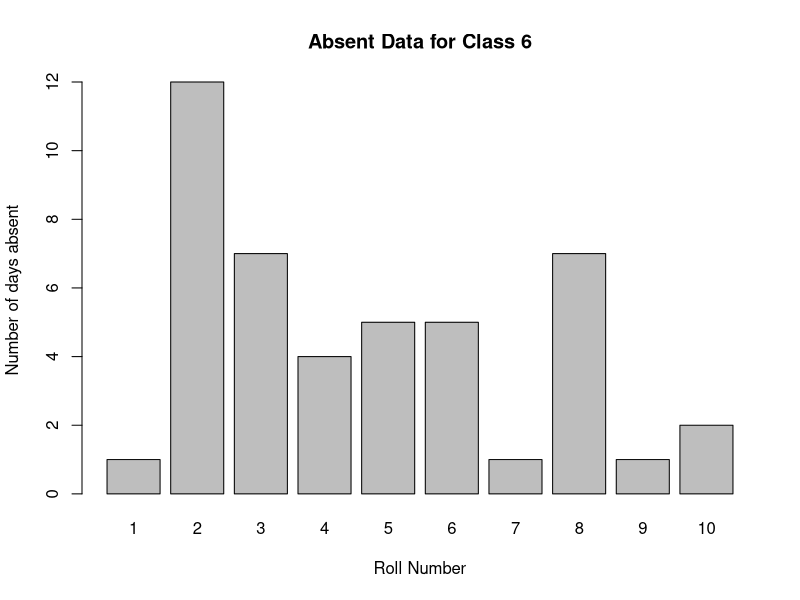

This figure's R source:
## ---- chunk 1

response.fact <- factor(c("yes", "yes", "no", "yes", "no"))
response.fact

# Get it in a table - number of yes and no is displayed
table(response.fact)

## ---- chunk 2

# Test the missing value

test.v <- c(1, 2, NA, 4, NaN, 6, 7)

# T for both NA and NaN
is.na(test.v)

# T for only NaN
is.nan(test.v)


## ---- chunk 3

frame.1 <- data.frame(serial = 1:5, occupancy = c(T, T, F, F, T), gender = c("M", "F", "F", "F", "M"), city = c("Kolkata", "Mumbai", "Delhi", "Chennai", "Bengaluru" ), connectivity = c("air", "air", "air", "road", "rail"))

frame.1


## ---- chunk 4

student.data <- read.csv("student.csv")

print(student.data)

# Getting the highest score i.e. a specific data
highest.score <- max(student.data$total_score)
print(highest.score)

# Getting the full record of highest score
ret.val <- subset(student.data, total_score == max(total_score))
print(ret.val)

# Getting the best attendance in class 5
best.attend.5 <- subset(student.data, days_absent == min(days_absent) & class == 5)
best.attend.5

## ---- chunk 5

absent.data <- student.data$days_absent
#barplot(absent.data.6)

absent.dataf.6 <- subset(student.data, days_absent & class == 6)
absent.dataf.6
barplot(absent.dataf.6$days_absent, main = "Absent Data for Class 6", xlab = "Roll Number", ylab = "Number of days absent", names.arg = absent.dataf.6$roll_number)


